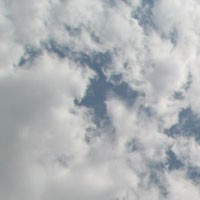
#> input picture images/Clouds-200x200-1.jpg, 200 x 200 px
$ python img2spline.py images/Clouds-200x200-1.jpg   (Python 2 division)
#> lines starting #> are read from the running program, lines starting #| are printed output that depends on the picture
#-*- coding: utf-8 -*-
"""Makes an interpolation (spline) from raster image (JPG, PNG)"""

import sys
import time
from PIL import Image
import numpy as np
from mpl_toolkits.mplot3d import Axes3D
import matplotlib.pyplot as plt
from scipy.interpolate import RectBivariateSpline, griddata

def main():

    if len(sys.argv) != 2:
        print """
Usage: python img2spline.py [path_to_img] \n"""
        sys.exit(-1)

    else:
        path_to_img = sys.argv[1]


    img = Image.open(path_to_img).convert('L') # RGB -> [0..255]
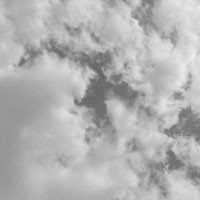
#> img: PIL image 200x200 L; min 98, max 238, mean 177.9
    print "Image was opened and converted to grayscale."
    img.show()

    width, height = img.size
#> width = 200; height = 200

    data = np.array(list(img.getdata()), dtype=int)
    data = data.reshape((height, width))
    print "Data was extracted."

#    Start plotting original surface of image
    fig = plt.figure()
#    ax = fig.add_subplot(111, projection='3d')
    ax = fig.add_subplot(111)
    ax.invert_yaxis()
    x = range(0, width)
#> x = 200 values from 0 to 199
    y = range(0, height)
#> y = 200 values from 0 to 199
#    rev_y = range(height-1, -1, -1) # reverse y

    X, Y = np.meshgrid(x, y)
    print Y
#> (printed output is left out)


    r_stride = 1 + width / 20
#> r_stride = 11
    c_stride = 1 + height / 20
#> c_stride = 11
#    ax.plot_surface(X, Y, data, rstride=r_stride, cstride=c_stride)
    mappable = ax.pcolor(X, Y, data)
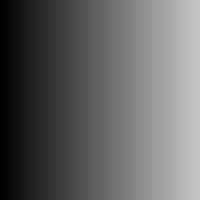
#> X: shape (200, 200) int64; min 0, max 199, mean 99.5
    plt.colorbar(mappable)
    ax.set_title("Original grayscale image")
    ax.set_xlabel('Width (px)')
    ax.set_ylabel('Height (px)')
    plt.draw()
#    Finish plotting original surface of image


#    2D Interpolation here
    spline = RectBivariateSpline(x, y, data)

    print spline.get_coeffs()
#> (printed output is left out)


    plt.show()
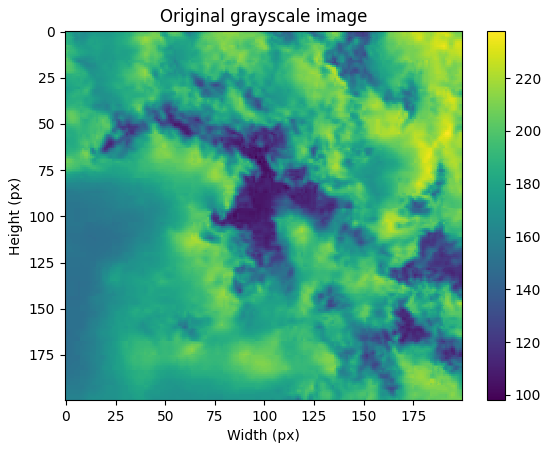
#> figure drawn by matplotlib, 2 panels


if __name__ == '__main__':
    main()
